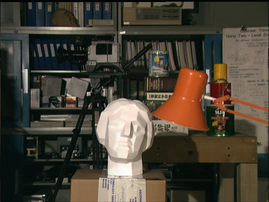
#> input picture images/tsukuba_l.png, 269 x 202 px, shrunk from 538 x 403 before the run, found by its file name
$ python main.py
#> lines starting #> are read from the running program, lines starting #| are printed output that depends on the picture; pictures that were not available may be replaced by others from this repository, and a replacement may not be noted
# OpenCv版本：opencv-python 4.6.0.66
# 内容：立体图像中的深度地图
# 博客：http://www.bilibili996.com/Course?id=
# 作者：高仁宝
# 时间：2023.11

import cv2
from matplotlib import pyplot as plt

# read two input images as grayscale images
imgL = cv2.imread('../images/tsukuba_l.png', 0)
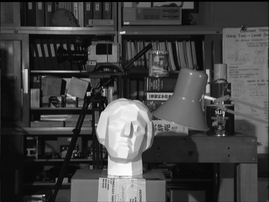
#> imgL: shape (202, 269); min 0, max 254, mean 66.8
imgR = cv2.imread('../images/tsukuba_r.png', 0)
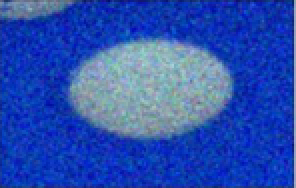
#> input picture images/die.png, 148 x 94 px, shrunk from 297 x 187 before the run, given in place of tsukuba_r.png, which was not available (shown 2 times larger)
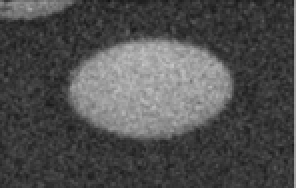
#> imgR: shape (94, 148) (shown 2 times larger); min 19, max 198, mean 78.6

# Initiate and StereoBM object
stereo = cv2.StereoBM_create(numDisparities=0, blockSize=21)

# compute the disparity map
#> (the run stopped early here; a loop or call above may not have finished)
